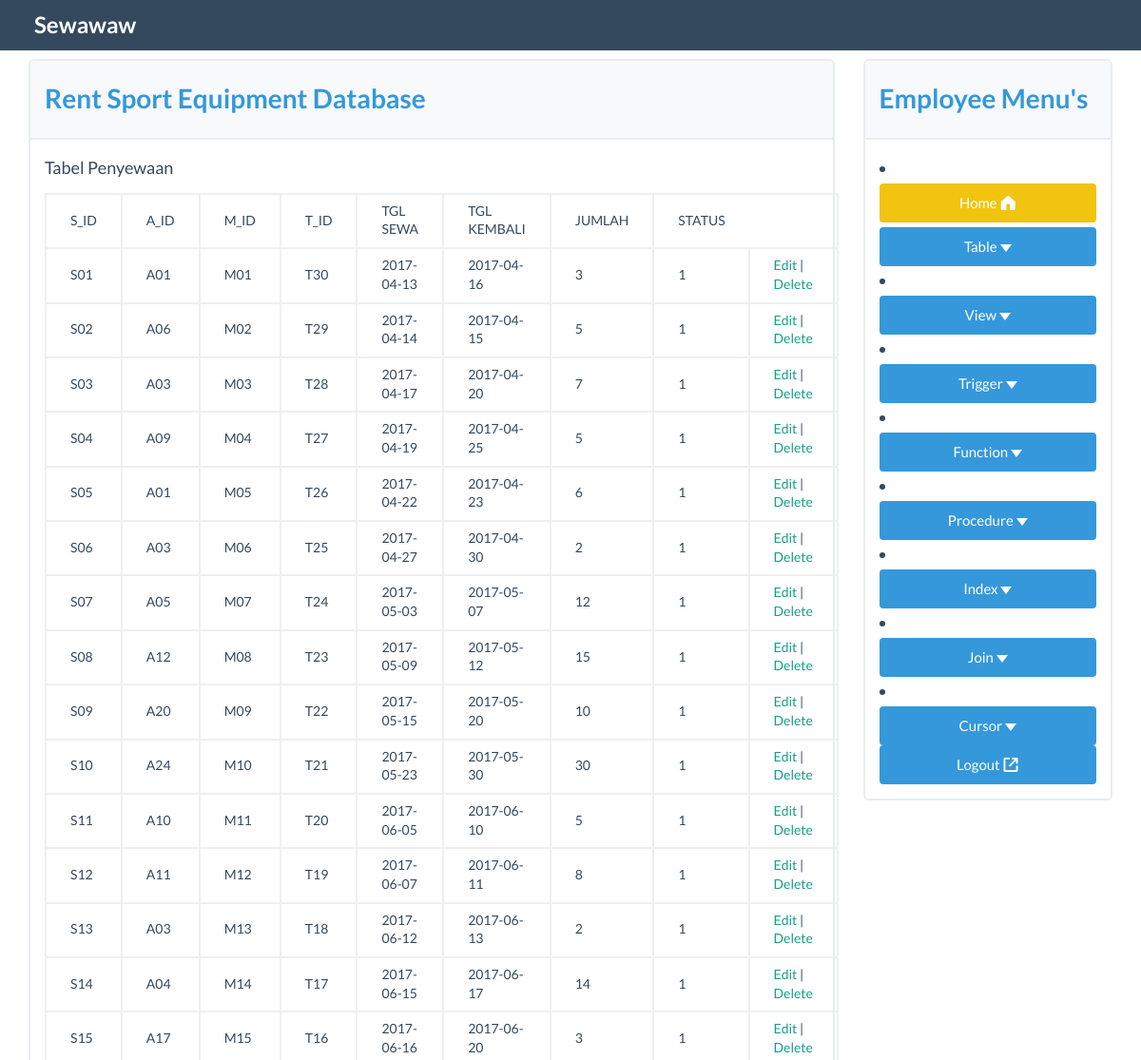
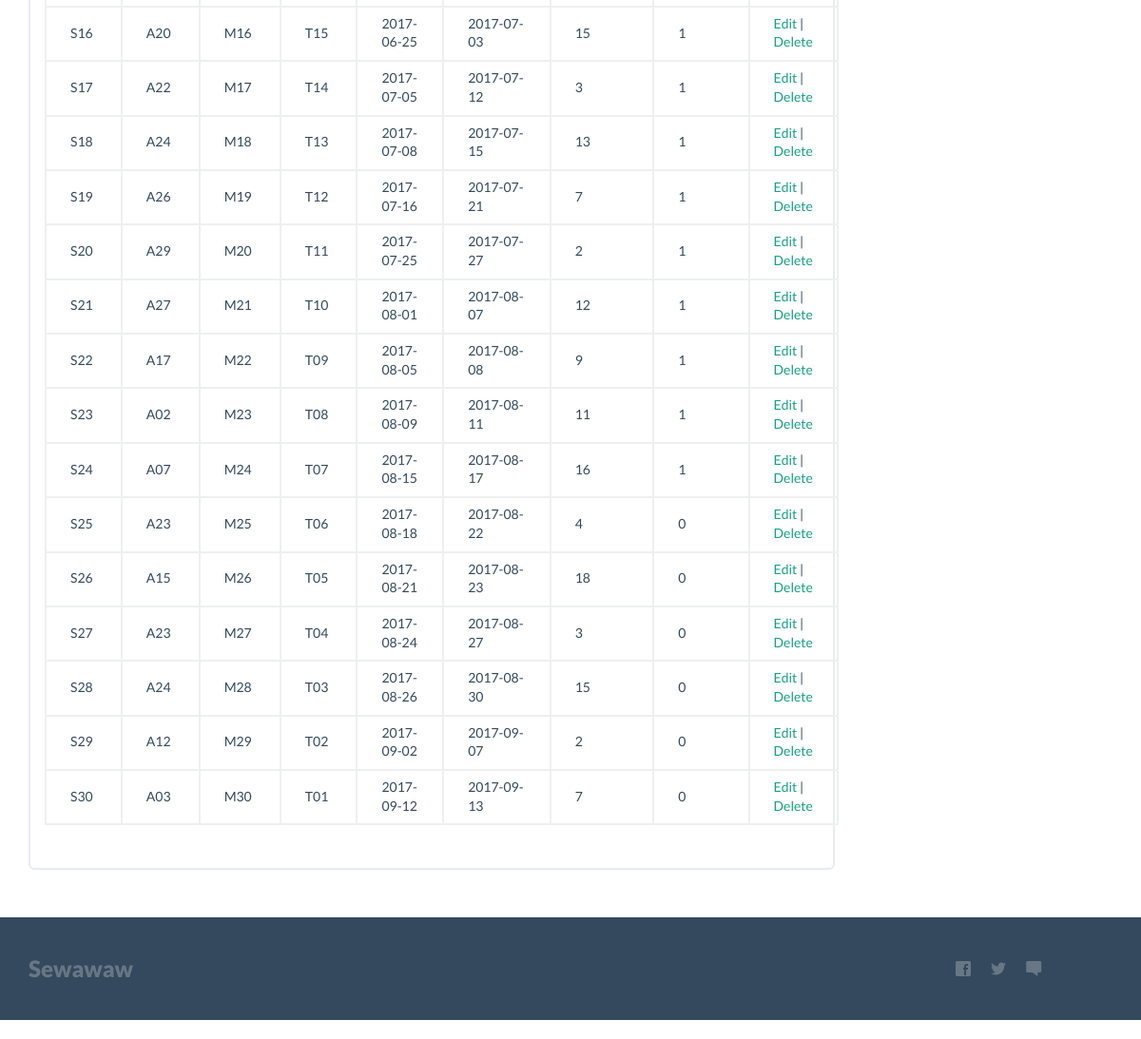
The app's page /penyewaan.php with its own data (2 pictures, top to bottom).
### tables this page shows
CREATE TABLE PENYEWAAN(
s_id CHAR(3) NOT NULL,
a_id CHAR(3) NOT NULL,
m_id CHAR(3) NOT NULL,
t_id CHAR(3) NOT NULL,
s_tglsewa DATE,
s_tglkembali DATE,
s_jumlahsewa INT,
s_statuskembali INT, 
PRIMARY KEY(s_id),
FOREIGN KEY(a_id) REFERENCES ALAT_OR(a_id),
FOREIGN KEY(m_id) REFERENCES PEMINJAM(m_id),
FOREIGN KEY(t_id) REFERENCES TRANSAKSI(t_id)
);

### penyewaan.php (the view, shortened to what this page needs)
<!DOCTYPE html>
<html lang="en">
<head>
  <link rel="stylesheet" href="css/bootstrap.min.css">
    <link href="css/flat-ui-pro.css" rel="stylesheet">
</head>
<body>
<?php
include ("inc/navbar.php");?>
<div class="container">
	<br>
	<br>
  <div class="row">
    <div class="col-md-9" name="maincontent" id="maincontent">
		<div id="exercise" name="exercise" class="panel panel-info">
		<div class="panel-heading"><h5>Rent Sport Equipment Database</h5></div>
			<div class="panel-body">
				Tabel Penyewaan<br>
			<table class="table table-bordered" style="margin-top:10px;">
				<tr >
			      <td>S_ID</td>
			      <td>A_ID</td>
			      <td>M_ID</td>
			      <td>T_ID</td>
			      <td>TGL SEWA</td>
			      <td>TGL KEMBALI</td>
			      <td>JUMLAH</td>
			      <td>STATUS</td>
			    </tr>
				 <?php
				      include 'inc/dbconn.php';
				      $query = "SELECT * FROM penyewaan ORDER BY S_ID ASC";
				      $qr=mysqli_query($sqlconnect,$query);
				      while($data = mysqli_fetch_array($qr))
				      {
				        echo "<tr>";
				        echo "<td>$data[s_id]</td>";
				        echo "<td>$data[a_id]</td>";
				        echo "<td>$data[m_id]</td>";
				        echo "<td>$data[t_id]</td>";
				        echo "<td>$data[s_tglsewa]</td>";
				        echo "<td>$data[s_tglkembali]</td>";
				        echo "<td>$data[s_jumlahsewa]</td>";
				        echo "<td>$data[s_statuskembali]</td>";
				        echo '<td><a href="edit.php?id=' . $data['s_id'].'">Edit</a> | <a href="delete.php?id=' . $data['s_id'] . '" onclick="return confirm(\'Yakin?\')">Delete</a></td>';
				        echo "</tr>";
				      }
				      ?>
				    </table>
			</div>
		</div>
    </div>
   <div class="col-md-3">
		<?php
		include ("inc/sidebar-menu.php");?>
    </div>
  </div>
</div>
<?php
include ("inc/footer.php");?>
</body>
</html>

### records on screen
penyewaan: s_id "S01", a "A01", m "M01", t "T30", s_tglsewa "2017-04-13", s_tglkembali "2017-04-16", s_jumlahsewa "3", s_statuskembali "1"
penyewaan: s_id "S02", a "A06", m "M02", t "T29", s_tglsewa "2017-04-14", s_tglkembali "2017-04-15", s_jumlahsewa "5", s_statuskembali "1"
penyewaan: s_id "S03", a "A03", m "M03", t "T28", s_tglsewa "2017-04-17", s_tglkembali "2017-04-20", s_jumlahsewa "7", s_statuskembali "1"
penyewaan: s_id "S04", a "A09", m "M04", t "T27", s_tglsewa "2017-04-19", s_tglkembali "2017-04-25", s_jumlahsewa "5", s_statuskembali "1"
penyewaan: s_id "S05", a "A01", m "M05", t "T26", s_tglsewa "2017-04-22", s_tglkembali "2017-04-23", s_jumlahsewa "6", s_statuskembali "1"
penyewaan: s_id "S06", a "A03", m "M06", t "T25", s_tglsewa "2017-04-27", s_tglkembali "2017-04-30", s_jumlahsewa "2", s_statuskembali "1"
penyewaan: s_id "S07", a "A05", m "M07", t "T24", s_tglsewa "2017-05-03", s_tglkembali "2017-05-07", s_jumlahsewa "12", s_statuskembali "1"
penyewaan: s_id "S08", a "A12", m "M08", t "T23", s_tglsewa "2017-05-09", s_tglkembali "2017-05-12", s_jumlahsewa "15", s_statuskembali "1"
penyewaan: s_id "S09", a "A20", m "M09", t "T22", s_tglsewa "2017-05-15", s_tglkembali "2017-05-20", s_jumlahsewa "10", s_statuskembali "1"
penyewaan: s_id "S10", a "A24", m "M10", t "T21", s_tglsewa "2017-05-23", s_tglkembali "2017-05-30", s_jumlahsewa "30", s_statuskembali "1"
penyewaan: s_id "S11", a "A10", m "M11", t "T20", s_tglsewa "2017-06-05", s_tglkembali "2017-06-10", s_jumlahsewa "5", s_statuskembali "1"
penyewaan: s_id "S12", a "A11", m "M12", t "T19", s_tglsewa "2017-06-07", s_tglkembali "2017-06-11", s_jumlahsewa "8", s_statuskembali "1"
penyewaan: s_id "S13", a "A03", m "M13", t "T18", s_tglsewa "2017-06-12", s_tglkembali "2017-06-13", s_jumlahsewa "2", s_statuskembali "1"
penyewaan: s_id "S14", a "A04", m "M14", t "T17", s_tglsewa "2017-06-15", s_tglkembali "2017-06-17", s_jumlahsewa "14", s_statuskembali "1"
penyewaan: s_id "S15", a "A17", m "M15", t "T16", s_tglsewa "2017-06-16", s_tglkembali "2017-06-20", s_jumlahsewa "3", s_statuskembali "1"
penyewaan: s_id "S16", a "A20", m "M16", t "T15", s_tglsewa "2017-06-25", s_tglkembali "2017-07-03", s_jumlahsewa "15", s_statuskembali "1"
penyewaan: s_id "S17", a "A22", m "M17", t "T14", s_tglsewa "2017-07-05", s_tglkembali "2017-07-12", s_jumlahsewa "3", s_statuskembali "1"
penyewaan: s_id "S18", a "A24", m "M18", t "T13", s_tglsewa "2017-07-08", s_tglkembali "2017-07-15", s_jumlahsewa "13", s_statuskembali "1"
penyewaan: s_id "S19", a "A26", m "M19", t "T12", s_tglsewa "2017-07-16", s_tglkembali "2017-07-21", s_jumlahsewa "7", s_statuskembali "1"
penyewaan: s_id "S20", a "A29", m "M20", t "T11", s_tglsewa "2017-07-25", s_tglkembali "2017-07-27", s_jumlahsewa "2", s_statuskembali "1"
penyewaan: s_id "S21", a "A27", m "M21", t "T10", s_tglsewa "2017-08-01", s_tglkembali "2017-08-07", s_jumlahsewa "12", s_statuskembali "1"
penyewaan: s_id "S22", a "A17", m "M22", t "T09", s_tglsewa "2017-08-05", s_tglkembali "2017-08-08", s_jumlahsewa "9", s_statuskembali "1"
penyewaan: s_id "S23", a "A02", m "M23", t "T08", s_tglsewa "2017-08-09", s_tglkembali "2017-08-11", s_jumlahsewa "11", s_statuskembali "1"
penyewaan: s_id "S24", a "A07", m "M24", t "T07", s_tglsewa "2017-08-15", s_tglkembali "2017-08-17", s_jumlahsewa "16", s_statuskembali "1"
penyewaan: s_id "S25", a "A23", m "M25", t "T06", s_tglsewa "2017-08-18", s_tglkembali "2017-08-22", s_jumlahsewa "4", s_statuskembali "0"
penyewaan: s_id "S26", a "A15", m "M26", t "T05", s_tglsewa "2017-08-21", s_tglkembali "2017-08-23", s_jumlahsewa "18", s_statuskembali "0"
penyewaan: s_id "S27", a "A23", m "M27", t "T04", s_tglsewa "2017-08-24", s_tglkembali "2017-08-27", s_jumlahsewa "3", s_statuskembali "0"
penyewaan: s_id "S28", a "A24", m "M28", t "T03", s_tglsewa "2017-08-26", s_tglkembali "2017-08-30", s_jumlahsewa "15", s_statuskembali "0"
penyewaan: s_id "S29", a "A12", m "M29", t "T02", s_tglsewa "2017-09-02", s_tglkembali "2017-09-07", s_jumlahsewa "2", s_statuskembali "0"
penyewaan: s_id "S30", a "A03", m "M30", t "T01", s_tglsewa "2017-09-12", s_tglkembali "2017-09-13", s_jumlahsewa "7", s_statuskembali "0"
